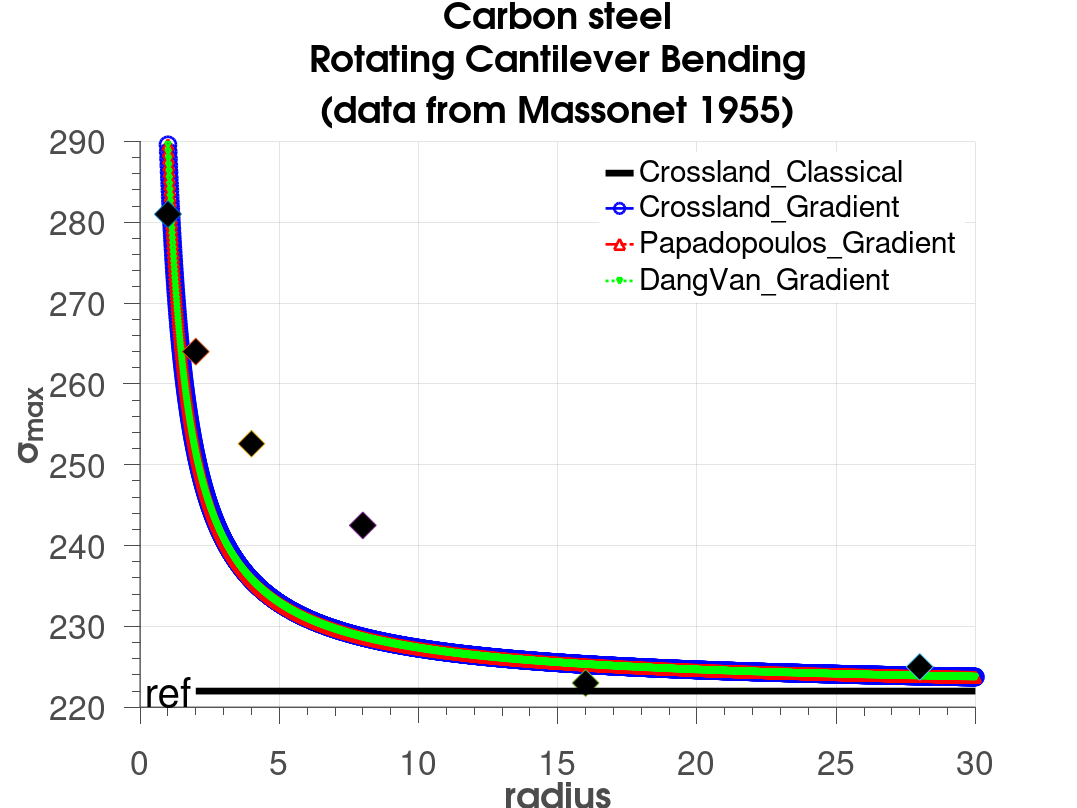
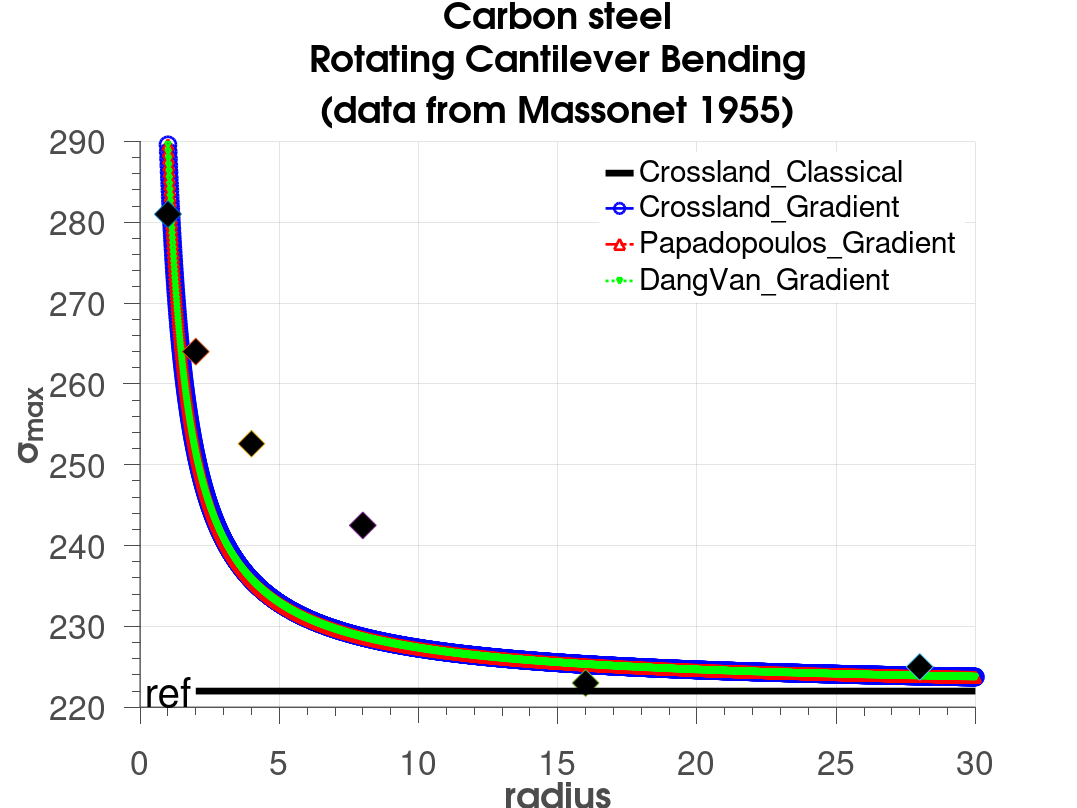

Write the MATLAB code that produced these figures, in order. (Note: this script raises an error after producing the figures.)
clear;clc;
tt=150.6;
ff=222;
a=(tt-ff/sqrt(3))/(ff/3);
b=tt;
ap=3*(tt/ff-1/2);
bp=tt;
ad=3*(tt/ff-1/2);
bd=tt;
lg=0.2334 ;
lgp=0.2334 ;
lgd=0.2334 ;
% lg=0.3297 ;
% lgp=0.3297 ;
% lgd=0.3297 ;
y=1:0.01:30;

sigmax  =b*(1/sqrt(3)+a/3-lg*((sqrt(3)*y).^-1+a/3*y.^-1)).^-1;
sigmaxp=b*(1/2+ap/3-lgp*((2*y).^-1+ap/3*y.^-1)).^-1;
sigmaxd=b*(1/2+ad/3-lgd*((2*y).^-1+ad/3*y.^-1)).^-1;

figure(1);
hold on;
fr=plot(y,sigmax, '-b','LineWidth',2,'Marker', 'o', 'MarkerSize', 12,'MarkerEdgeColor',  'b', 'MarkerFaceColor' , 'none');
frp=plot(y,sigmaxp,'-.r','LineWidth',2,'Marker', '^', 'MarkerSize', 8,'MarkerEdgeColor',  'r', 'MarkerFaceColor' , 'none');
frd=plot(y,sigmaxd, ':g','LineWidth',2,'Marker', 'v', 'MarkerSize', 4,'MarkerEdgeColor',  'g', 'MarkerFaceColor' , 'none');
plot(1,281,'d','MarkerSize',20, 'MarkerFaceColor','k');
plot(2,264,'d','MarkerSize',20, 'MarkerFaceColor','k');
plot(4,252.6,'d','MarkerSize',20, 'MarkerFaceColor','k');
plot(8,242.5,'d','MarkerSize',20, 'MarkerFaceColor','k');
plot(16,223,'d','MarkerSize',20, 'MarkerFaceColor','k');
plot(28,225,'d','MarkerSize',20, 'MarkerFaceColor','k');
class=plot([2 30],[ff ff],'k','LineWidth',5);
hold off;
grid on;
% grid minor;
set(gca ,'FontSize',30);
hXLabel = xlabel('radius','Fontsize',30, 'FontWeight' , 'bold');
hYLabel = ylabel('\sigma_{max}','Fontsize',30, 'FontWeight' , 'bold');
text(0.2,ff,'ref','Fontsize',30);

hTitle =title({['Carbon steel'],[  'Rotating Cantilever Bending'],[ '(data from Massonet 1955)']; },'Fontsize',30);
set(hTitle, 'FontSize', 30, 'FontWeight' , 'bold');
hLegend=legend([class,fr,frp,frd],'Crossland\_Classical','Crossland\_Gradient','Papadopoulos\_Gradient','DangVan\_Gradient');
set([hLegend, gca], 'FontSize', 25)
set(hLegend,'Box','on');
set(hLegend,'EdgeColor',[1 1 1]); %set the edge colour of the legend to white 
% Adjust font
set(gca, 'FontName', 'Helvetica')
set([hTitle, hXLabel, hYLabel], 'FontName', 'AvantGarde')
% Adjust axes properties
set(gca, 'Box', 'off', 'TickDir', 'out', 'TickLength', [.02 .02], ...
    'XMinorTick', 'on', 'YMinorTick', 'on', 'YGrid', 'on', ...
    'XColor', [.3 .3 .3], 'YColor', [.3 .3 .3], ...
    'LineWidth', 1)
set(gcf,'color','w'); %set figure background transparent
set(gca,'color','w'); %set axis transparent
% Maximize print figure
set(gcf,'outerposition',get(0,'screensize'));
set(gcf, 'PaperPositionMode', 'manual');
set(gcf, 'PaperUnits', 'points'); %[ {inches} | centimeters | normalized | points ]
set(gcf, 'PaperPosition', [0 0 800 600]); %set(gcf,'PaperPosition',[left,bottom,width,height])
saveas(gcf,'carbonsteel.png');
saveas(gcf,'carbonsteel.fig');

%*****************Fitting********************
R=[1 2 4 8 16 28];
f=[281 264 252.6 242.5 223 225];
createFitcarbon(R, f)
% cftool
% t/(1/sqrt(3)+(t-222/sqrt(3))/222-lg*(1/(sqrt(3)*x)+(t-222/sqrt(3))/(222*x)))
% lg=0.001~0.5
% t=100~160